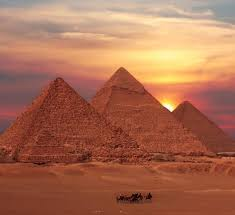
#> input picture pyramid_sample.jpg, 235 x 215 px, found by its file name
$ python '11) Image_Pyramid.py'
#> lines starting #> are read from the running program, lines starting #| are printed output that depends on the picture
'''
Image Pyramid
Image pyramid ek stack of images hai, jisme same image different sizes me hoti hai.
Top level → smallest image
Bottom level → original image

🔹 Why use?
Memory save → chhoti images pe fast processing
Object detection → different sizes objects detect karna
Image blending → smooth blending of images
Edge detection → multiple resolutions se edges detect karna
'''
'''
1️⃣ Pyramid Down (cv2.pyrDown)
Idea: Image ko chhota karo
Size → half (width & height)
Gaussian blur automatically lagta hai
✅ Output → Half size + slightly blurred
'''

import cv2

img = cv2.imread("pyramid_sample.jpg")
#> img is the input picture: shape (215, 235, 3); mean B, G, R 82.2, 108.6, 169.3

downsampled = cv2.pyrDown(img)
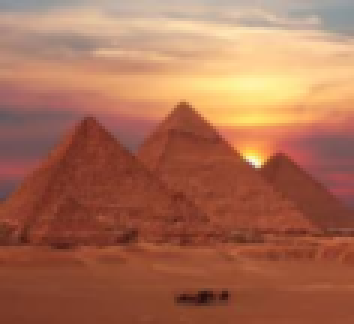
#> downsampled: shape (108, 118, 3) (shown 3 times larger); mean B, G, R 82.3, 108.6, 169.2

cv2.imshow("Original", img)
cv2.imshow("Downsampled", downsampled)
cv2.waitKey(0)
cv2.destroyAllWindows()

'''
2️⃣ Pyramid Up (cv2.pyrUp)
Idea: Image ko bada karo
Size → double (width & height)
Gaussian blur lagta hai smoothness ke liye
✅ Output → Double size, thoda blurred
'''
import cv2

img = cv2.imread("pyramid_sample.jpg")

upsampled = cv2.pyrUp(img)

cv2.imshow("Original", img)
cv2.imshow("Upsampled", upsampled)
cv2.waitKey(0)
cv2.destroyAllWindows()


'''
3️⃣ Gaussian Pyramid (Multiple Levels)
Idea: Multiple levels bana ke image ko smallest → original tak show karo

✅ Output →
Level 0 → Original
Level 1 → Half size
Level 2 → Quarter size
Level 3 → Eighth size
'''

import cv2

img = cv2.imread("pyramid_sample.jpg")

pyramid = [img]

# 3 levels of downsampling
for i in range(3):
    img = cv2.pyrDown(img)
    pyramid.append(img)
#> this loop made 3 passes
#> pass 3, `img = cv2.pyrDown(img)`:
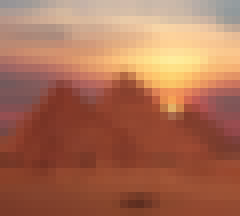
#> img: shape (27, 30, 3) (shown 8 times larger); mean B, G, R 83.9, 109.9, 169.6
#> after the loop, pyramid = 4 items

# Display from smallest → original
for i in range(len(pyramid)-1, -1, -1):
    print(f"Pyramid Level {i}")
    cv2.imshow(f"Level {i}", pyramid[i])
    cv2.waitKey(0)
#> this loop made 4 passes
#> i on passes 1, 3, 4: 3, 1, 0
#| Pyramid Level 3
#| Pyramid Level 2
#| Pyramid Level 1
#| Pyramid Level 0

cv2.destroyAllWindows()

$ run again, with 01.jpg copied over pyramid_sample.jpg
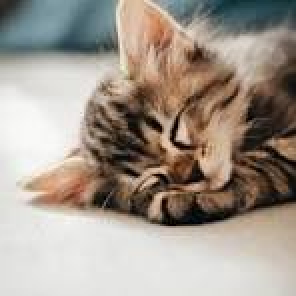
#> input picture 01.jpg, 148 x 148 px, found by its file name (shown 2 times larger)
#> img is the input picture: shape (148, 148, 3); mean B, G, R 141.2, 151.9, 162.6
#> `downsampled = cv2.pyrDown(img)`:
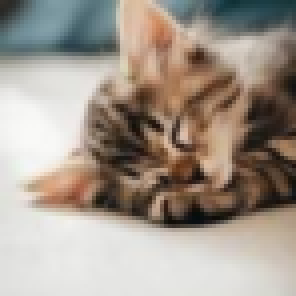
#> downsampled: shape (74, 74, 3) (shown 4 times larger); mean B, G, R 141.2, 151.9, 162.5
#> the loop `for i in range(3):` made 3 passes
#> pass 2, `img = cv2.pyrDown(img)`:
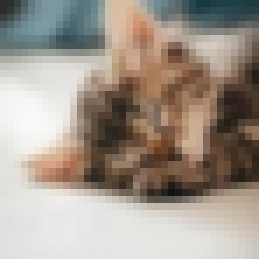
#> img: shape (37, 37, 3) (shown 7 times larger); mean B, G, R 141.3, 151.8, 162.2
#> after the loop `for i in range(3):`: pyramid = 4 items
#> the loop `for i in range(len(pyramid)-1, -1, -1):` made 4 passes
#> i on passes 1, 3, 4: 3, 1, 0
#> (printed output is left out)

$ run again, with 1.jpg copied over pyramid_sample.jpg
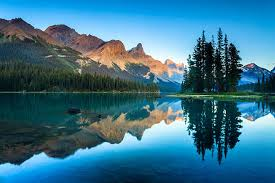
#> input picture 1.jpg, 275 x 183 px, found by its file name
#> img is the input picture: shape (183, 275, 3); mean B, G, R 137.3, 112.9, 55.9
#> `downsampled = cv2.pyrDown(img)`:
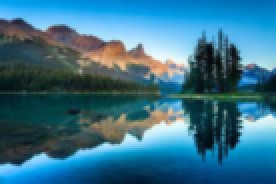
#> downsampled: shape (92, 138, 3) (shown 2 times larger); mean B, G, R 137.4, 112.8, 55.5
#> the loop `for i in range(3):` made 3 passes
#> pass 3, `img = cv2.pyrDown(img)`:
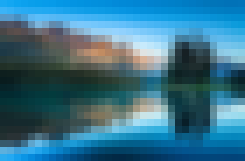
#> img: shape (23, 35, 3) (shown 7 times larger); mean B, G, R 138.7, 113.7, 55.4
#> after the loop `for i in range(3):`: pyramid = 4 items
#> the loop `for i in range(len(pyramid)-1, -1, -1):` made 4 passes
#> i on passes 1, 3, 4: 3, 1, 0
#> (printed output is left out)
